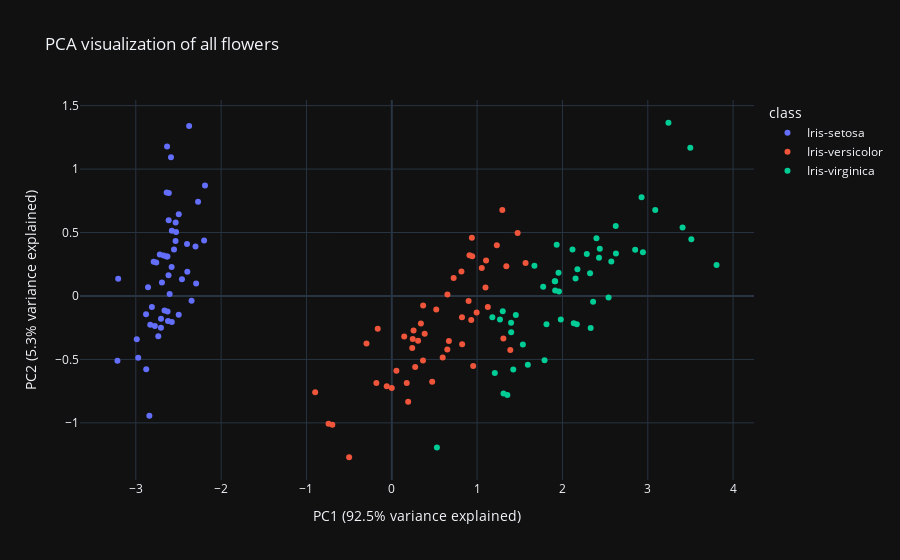

Notebook code for this chart:
### Code cell
fig = px.scatter(
        data_cleaned_pca,
        x='PC1',
        y='PC2',
        color='class',
        title='PCA visualization of all flowers'
)
# Add variance explained
var_explained = pca.explained_variance_ratio_
fig.update_layout(
        xaxis_title=f"PC1 ({var_explained[0]:.1%} variance explained)",
        yaxis_title=f"PC2 ({var_explained[1]:.1%} variance explained)"
)
fig.show()
